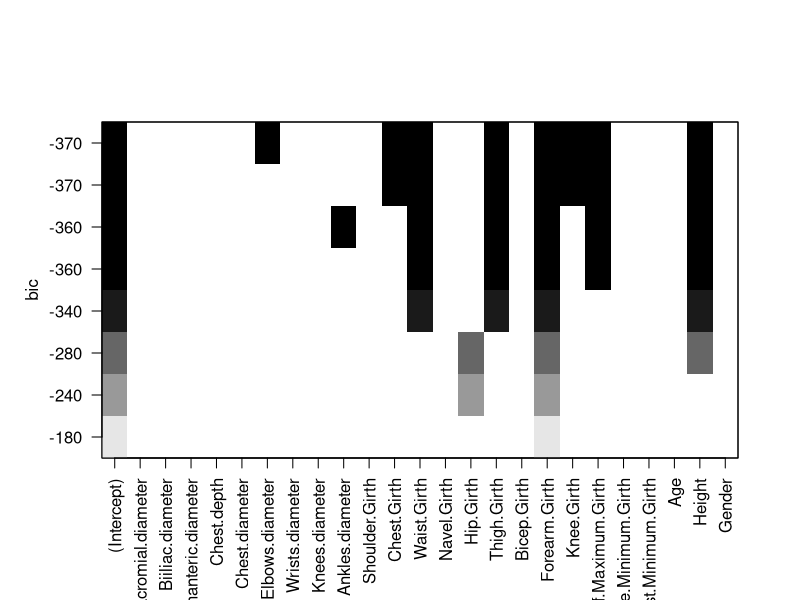

This figure's R source:
## ---- chunk 1
knitr::opts_chunk$set(echo = TRUE)
## ---- chunk 2
library(dplyr)
library(leaps)
library(caret)
## ---- chunk 3
datos <- read.csv2("EP09 Datos.csv")

datos$IMC <- NULL
datos[["IMC"]] <- (datos$Weight / (datos$Height/100)^2)

datos$EN <- NULL
datos[["EN"]] <- ifelse(datos$IMC >= 25, "sobrepeso", "no sobrepeso")

set.seed(20072)

con <- filter(datos, EN == "sobrepeso")
sin <- filter(datos, EN == "no sobrepeso")

muestraA <- con[sample(nrow(con), 50), ]
muestraB <- sin[sample(nrow(sin), 50), ]
muestra <- rbind(muestraA, muestraB)

# Variables a obviar (Weight, IMC, EN)
variables <- c(23, 26, 27)

variables_seleccionadas <- colnames(muestra)[-variables]

formula_reg <- as.formula(paste("Weight ~", paste(variables_seleccionadas, collapse = " + ")))

# Busqueda exhaustiva en donde se analizan 8 subconjuntos
reg_results <- regsubsets(formula_reg, data = muestra, nvmax = 8, nbest = 1)
summary(reg_results)$which

# Se grafican los modelos en donde cada valor horizontal representa uno, cada cuadro de color implica el uso de la variable en el modelo, por el principio de parsimonia se busca utilizar el que utilice menos variables, en este caso el que posee BIC de -370 con las variables 
# Chest.Girth, Waist.Girth,Thigh.Girth, Forearm.Girth, Knee.Girth, Calf.Maximum.Girth y Height
plot(reg_results)


# Weight ~ Biacromial.diameter + Biiliac.diameter + Bitrochanteric.diameter + 
#     Chest.depth + Chest.diameter + Elbows.diameter + Wrists.diameter + 
#     Knees.diameter + Ankles.diameter + Shoulder.Girth + Chest.Girth + 
#     Waist.Girth + Navel.Girth + Hip.Girth + Thigh.Girth + Bicep.Girth + 
#     Forearm.Girth + Knee.Girth + Calf.Maximum.Girth + Ankle.Minimum.Girth + 
#     Wrist.Minimum.Girth + Age + Height + Gender



# AMIGO TECNOLOGICO A TENER EN CUENTA
# Instalar y cargar el paquete 'caret' si aún no está instalado
install.packages("caret")
library(caret)

# Seleccionar las variables basadas en el análisis de 'regsubsets'
variables_modelo <- c("Chest.Girth", "Waist.Girth", "Thigh.Girth", 
                      "Forearm.Girth", "Knee.Girth", "Calf.Maximum.Girth", "Height")

# Crear la fórmula para el modelo de regresión lineal
formula_modelo <- as.formula(paste("Weight ~", paste(variables_modelo, collapse = " + ")))

# Construir el modelo de regresión lineal múltiple
modelo_final <- lm(formula_modelo, data = muestra)

# Configuración para bootstrapping
set.seed(20072)  # Establecer la semilla para reproducibilidad
train_control <- trainControl(method = "boot", number = 1000)  # 1000 iteraciones de bootstrap

# Evaluar el modelo con bootstrapping
modelo_bootstrapped <- train(formula_modelo, data = muestra, method = "lm", trControl = train_control)

# Ver los resultados
print(modelo_bootstrapped)
